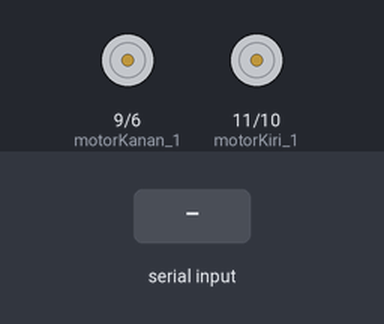
Simulated run of this sketch. Board: Arduino Uno, built with avr-gcc and run on an emulated ATmega328P. On the bench: motor-driver pin pairs drawn as motors (green arrow = first pin HIGH = forward, orange = second pin HIGH = backward, longer = more drive). The test bench sets the inputs (shaded band).

Above: at 1.2 s.
1.3 s: "maju" received over the second serial link
At 2.3 s:
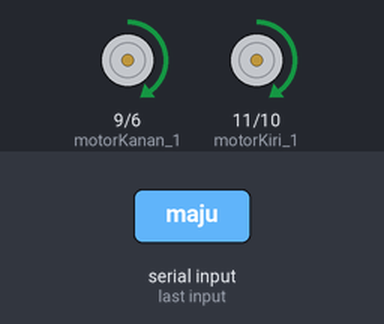
2.8 s: "kiri" received over the second serial link
At 3.5 s:
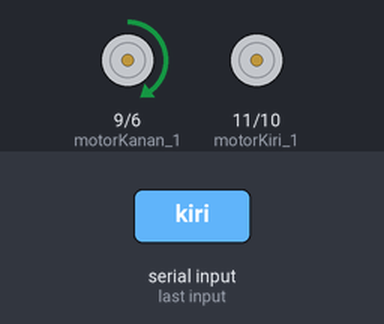
4.3 s: "kanan" received over the second serial link
At 5.0 s:
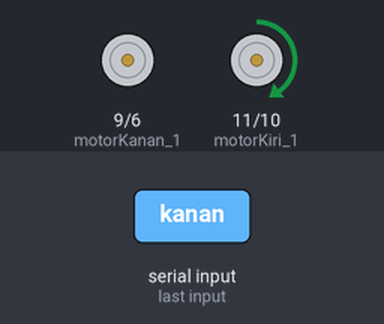
5.8 s: "mundur" received over the second serial link
At 6.5 s:
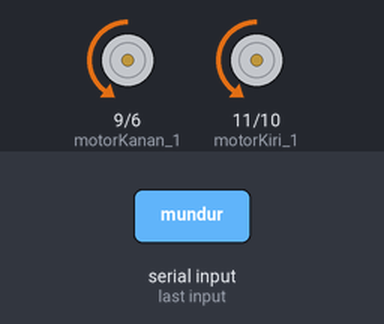
Timing chart, 0 to 8.3 s (numbered marks = the images above; inputs shaded):
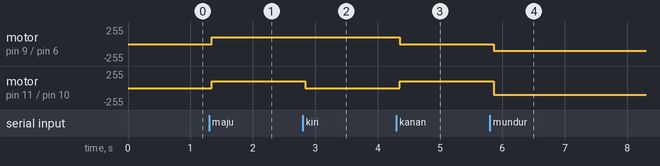

Measured:
- after the input at 1.3 s, motor on pin 9 (motorKanan_1) / pin 6 (motorKanan_2), motor on pin 11 (motorKiri_1) / pin 10 (motorKiri_2): stopped → forward 100/255 at once
- after the input at 2.8 s, motor on pin 11 (motorKiri_1) / pin 10 (motorKiri_2): forward 100/255 → stopped at once
- after the input at 4.3 s, motor on pin 9 (motorKanan_1) / pin 6 (motorKanan_2): forward 100/255 → stopped after 0.05 s; motor on pin 11 (motorKiri_1) / pin 10 (motorKiri_2): stopped → forward 100/255 after 0.05 s
- after the input at 5.8 s, motor on pin 9 (motorKanan_1) / pin 6 (motorKanan_2): stopped → backward 100/255 after 0.06 s; motor on pin 11 (motorKiri_1) / pin 10 (motorKiri_2): forward 100/255 → backward 100/255 after 0.06 s

The sketch:

Smart_car.ino
```cpp
#include <SoftwareSerial.h>
SoftwareSerial mySerial(3, 4); // pin RX, TX

//define variabel
String arah;

//define name pin motor DC
#define motorKiri_1 11
#define motorKiri_2 10
#define motorKanan_2 6
#define motorKanan_1 9

void setup() {
//  pengaturan baud rate
  Serial.begin(9600);
  mySerial.begin(9600);

//pengaturan arah I/O pin
  pinMode(motorKiri_1, OUTPUT);
  pinMode(motorKiri_2, OUTPUT);

  pinMode(motorKanan_2, OUTPUT);
  pinMode(motorKanan_1, OUTPUT);
}

void loop() {
  {
    while(mySerial.available()){
      delay(10);
      char masukan = mySerial.read();
      arah += masukan;
    }
    //read variabel panjang arah
    if(arah.length() > 0){
    //Serial.println(arah);

    if(arah == "maju"){
      analogWrite(motorKiri_1, 100);
      analogWrite(motorKiri_2, 0);

      analogWrite(motorKanan_1, 100);
      analogWrite(motorKanan_2, 0);
      //Serial.println("maju");
      delay(300);
      }
    if(arah == "kiri"){
      analogWrite(motorKiri_1, 0);
      analogWrite(motorKiri_2, 0);

      analogWrite(motorKanan_1, 100);
      analogWrite(motorKanan_2, 0);
      //Serial.println("belok kiri");
      delay(300);
      }
    if(arah == "kanan"){
      analogWrite(motorKiri_1, 100);
      analogWrite(motorKiri_2, 0);

      analogWrite(motorKanan_1, 0);
      analogWrite(motorKanan_2, 0);
      //Serial.println("belok kanan");
      delay(300);
    }
   if(arah == "mundur"){
      analogWrite(motorKiri_1, 0);
      analogWrite(motorKiri_2, 100);

      analogWrite(motorKanan_1, 0);
      analogWrite(motorKanan_2, 100);
      //Serial.println("mundur");
      delay(300);
    }
   if(arah == "berhenti"){
      analogWrite(motorKiri_1, 0);
      analogWrite(motorKiri_2, 0);

      analogWrite(motorKanan_1, 0);
      analogWrite(motorKanan_2, 0);
      //Serial.println("berhenti");
      delay(300);
    }
  arah = "";
  }
}
}
```
